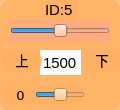
     <widget class="QWidget" name="widget_id5" native="true">
      <property name="geometry">
       <rect>
        <x>290</x>
        <y>290</y>
        <width>120</width>
        <height>110</height>
       </rect>
      </property>
      <property name="styleSheet">
       <string notr="true">background-color: rgb(255, 176, 97, 200);
border-radius:10px;</string>
      </property>
      <widget class="QSlider" name="horizontalSlider_5">
       <property name="geometry">
        <rect>
         <x>10</x>
         <y>20</y>
         <width>100</width>
         <height>22</height>
        </rect>
       </property>
       <property name="autoFillBackground">
        <bool>false</bool>
       </property>
       <property name="styleSheet">
        <string notr="true">background-color: rgb(255, 170, 127);
border-radius:0px;</string>
       </property>
       <property name="minimum">
        <number>500</number>
       </property>
       <property name="maximum">
        <number>2500</number>
       </property>
       <property name="pageStep">
        <number>1</number>
       </property>
       <property name="value">
        <number>1500</number>
       </property>
       <property name="orientation">
        <enum>Qt::Horizontal</enum>
       </property>
      </widget>
      <widget class="QLabel" name="label_ID5">
       <property name="geometry">
        <rect>
         <x>45</x>
         <y>0</y>
         <width>32</width>
         <height>20</height>
        </rect>
       </property>
       <property name="font">
        <font>
         <family>Arial</family>
         <pointsize>11</pointsize>
        </font>
       </property>
       <property name="styleSheet">
        <string notr="true">background-color: rgb(255, 255, 255， 0);
border-radius:0px;</string>
       </property>
       <property name="text">
        <string>ID:5</string>
       </property>
      </widget>
      <widget class="QLineEdit" name="lineEdit_5">
       <property name="geometry">
        <rect>
         <x>40</x>
         <y>50</y>
         <width>41</width>
         <height>25</height>
        </rect>
       </property>
       <property name="font">
        <font>
         <family>Arial</family>
         <pointsize>11</pointsize>
        </font>
       </property>
       <property name="autoFillBackground">
        <bool>false</bool>
       </property>
       <property name="styleSheet">
        <string notr="true">background-color: rgb(255, 255, 255);
border-radius:0px;</string>
       </property>
       <property name="text">
        <string>1500</string>
       </property>
       <property name="alignment">
        <set>Qt::AlignCenter</set>
       </property>
       <property name="readOnly">
        <bool>false</bool>
       </property>
      </widget>
      <widget class="QLabel" name="label_13">
       <property name="geometry">
        <rect>
         <x>82</x>
         <y>50</y>
         <width>40</width>
         <height>21</height>
        </rect>
       </property>
       <property name="font">
        <font>
         <family>Arial</family>
         <pointsize>10</pointsize>
        </font>
       </property>
       <property name="styleSheet">
        <string notr="true">background-color: rgb(255, 255, 255， 0);</string>
       </property>
       <property name="text">
        <string>&lt;html&gt;&lt;head/&gt;&lt;body&gt;&lt;p align=&quot;center&quot;&gt;下&lt;/p&gt;&lt;/body&gt;&lt;/html&gt;</string>
       </property>
      </widget>
      <widget class="QLabel" name="label_d5">
       <property name="geometry">
        <rect>
         <x>5</x>
         <y>87</y>
         <width>31</width>
         <height>16</height>
        </rect>
       </property>
       <property name="font">
        <font>
         <family>DejaVu Sans</family>
         <pointsize>10</pointsize>
        </font>
       </property>
       <property name="styleSheet">
        <string notr="true">background-color: rgb(255, 255, 255， 0);</string>
       </property>
       <property name="text">
        <string>0</string>
       </property>
       <property name="alignment">
        <set>Qt::AlignCenter</set>
       </property>
      </widget>
      <widget class="QLabel" name="label_15">
       <property name="geometry">
        <rect>
         <x>2</x>
         <y>50</y>
         <width>40</width>
         <height>21</height>
        </rect>
       </property>
       <property name="font">
        <font>
         <family>Arial</family>
         <pointsize>10</pointsize>
        </font>
       </property>
       <property name="styleSheet">
        <string notr="true">background-color: rgb(255, 255, 255， 0);</string>
       </property>
       <property name="text">
        <string>&lt;html&gt;&lt;head/&gt;&lt;body&gt;&lt;p align=&quot;center&quot;&gt;上&lt;/p&gt;&lt;/body&gt;&lt;/html&gt;</string>
       </property>
      </widget>
      <widget class="QSlider" name="horizontalSlider_15">
       <property name="geometry">
        <rect>
         <x>35</x>
         <y>85</y>
         <width>50</width>
         <height>20</height>
        </rect>
       </property>
       <property name="styleSheet">
        <string notr="true">background-color: rgb(255, 255, 255， 0);</string>
       </property>
       <property name="minimum">
        <number>-150</number>
       </property>
       <property name="maximum">
        <number>150</number>
       </property>
       <property name="pageStep">
        <number>1</number>
       </property>
       <property name="orientation">
        <enum>Qt::Horizontal</enum>
       </property>
      </widget>
     </widget>
